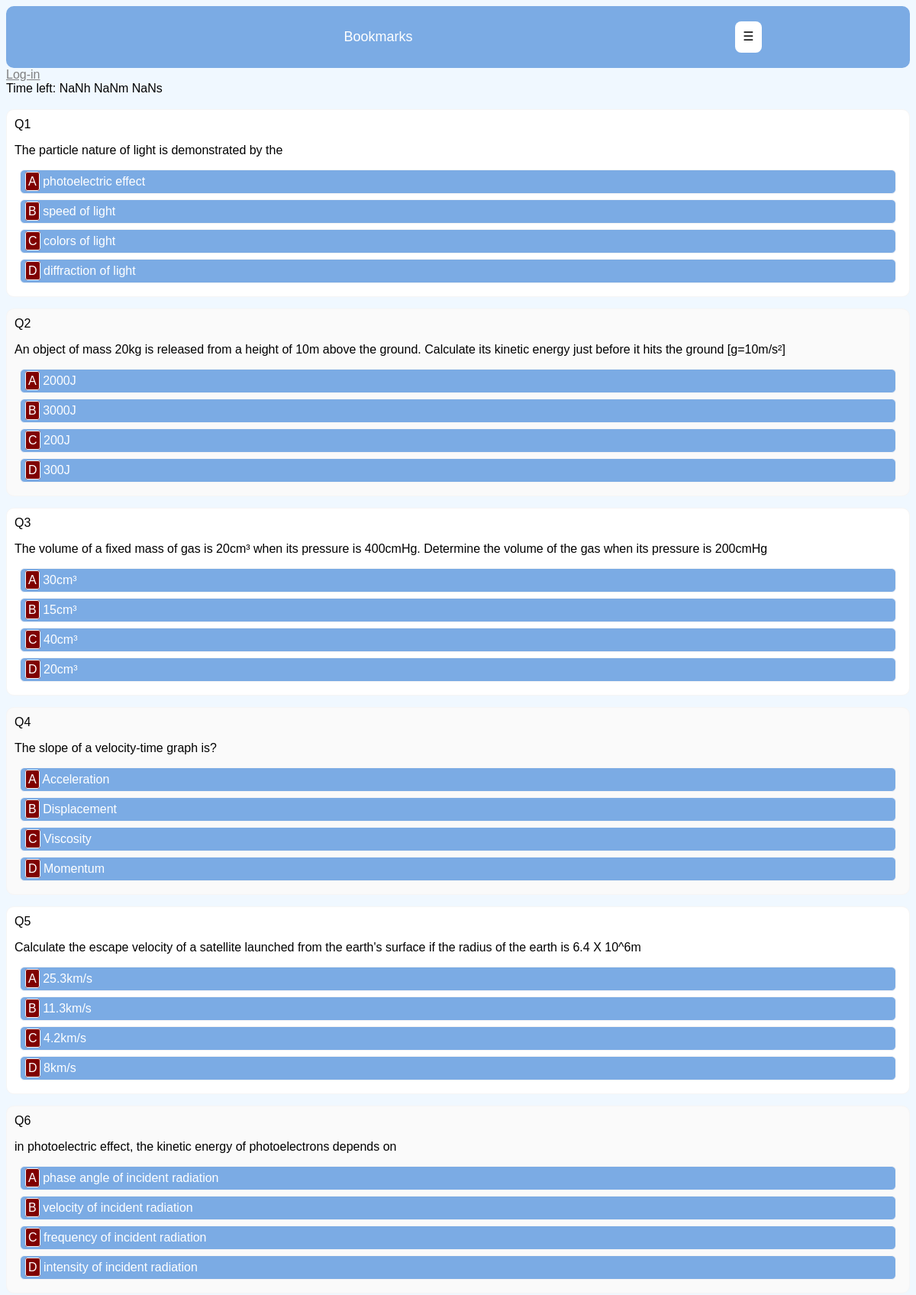
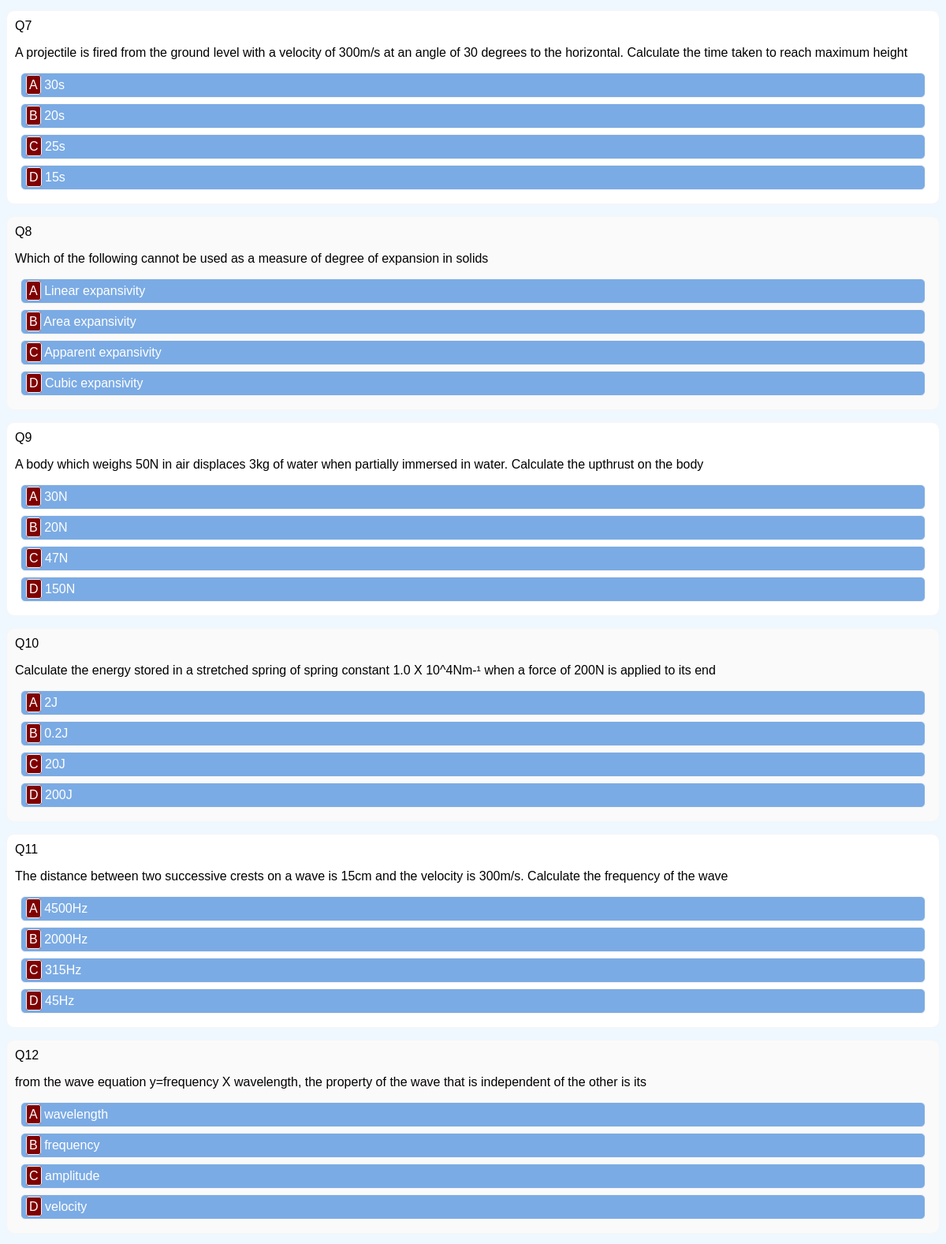
The page /account/quiz/Physics/ (upper part) on the database its author committed (2 pictures, top to bottom).
### account/models.py (models this page shows, shortened)
class Question(models.Model):
	course = models.ForeignKey(Subject, on_delete=models.CASCADE, related_name='questions')
	question = models.CharField(max_length=300)
	optionA = models.CharField(max_length=250)
	optionB = models.CharField(max_length=250)
	optionC = models.CharField(max_length=250)
	optionD = models.CharField(max_length=250)
	options = [('A', 'A'), ('B', 'B'), ('C', 'C'), ('D', 'D')]
	answer = models.CharField(max_length=250, choices=options)

### account/views.py (the view)
# urls.py: path('quiz/<slug:subject>/', views.quiz, name='quiz'),
def quiz(request, subject):
	quiz_questions = Question.objects.filter(course__subject_name=subject).all().order_by('?')[:30]
	total = Question.objects.filter(course__subject_name=subject).all().count()
	subject = subject
	if total <= 30:
		total = total
	else:
		total = 30
	return render(request, 'quiz/quiz.html',{'subject': subject, 'section': 'quiz',
								'total': total, 'quiz_questions': quiz_questions})

### account/templates/quiz/quiz.html (shortened to what this page needs)
{% extends 'account/base.html' %}
{% block content %}
	<div id='time'></div>
	<div id='questiondiv'>
		<br/>
		{% for question in quiz_questions %}
			<div class='questiondata' data-question='{{ forloop.counter }}'
			data-answer='{{ question.answer }}'>
				<span>Q{{ forloop.counter }}</span><br/>
				<p>{{ question.question }}</p>
				<div id='options'>
					<section data-choice='A' data-at='{{ forloop.counter }}' class='answerChoice'>
						<span class='wrapped'>A</span>
						<span>{{ question.optionA }}
					</section>
					<section data-choice='B' data-at='{{ forloop.counter }}' class='answerChoice'>
						<span class='wrapped'>B</span>
						<span>{{ question.optionB }}
					</section>
					<section data-choice='C' data-at='{{ forloop.counter }}' class='answerChoice'>
						<span class='wrapped'>C</span>
						<span>{{ question.optionC }}
					</section>
					<section data-choice='D' data-at='{{ forloop.counter }}' class='answerChoice'>
						<span class='wrapped'>D</span>
						<span>{{ question.optionD }}
					</section>
				</div>
			</div>
		{% endfor %}
	</div>
{% endblock %}

### account/templates/account/base.html (shortened to what this page needs)
{% load static %}
<!DOCTYPE html>
<html>
  <head>
  </head>
  <body>
     <div id="header">
     	<nav>
     		<section class="logo">Bookmarks</section>
     		<span class='burger'>&#x2630;</span>
     	</nav>
     </div>
     <span class="user">
     		{% if request.user.is_authenticated %}
     			 Hello {{ request.user.username }},
     			 <a href="{% url 'logout' %}" style='color: grey;'>
     		 		Logout
     		 	</a>
     		{% else %}
     			<a href="{% url 'login' %}" style='color: grey;'>Log-in</a>
     		{% endif %}
     	</span>
     	{% block content %}
     	{% endblock %}
  </body>
</html>

### account/templates/account/base.html (style rules this page uses)
#header { background-color: rgb(123,171,228); border-radius: 10px; text-align: center; padding: 20px; }
#header .logo { color: white; font-size: large; }
body { font-family: Sans-Serif, Arial; }
nav { display: flex; flex-wrap: wrap; }
.logo { width: 80%; padding: 10px; }
a { color: navy; }
nav .burger { padding: 10px; background-color: white; border-radius: 8px; }

### account/templates/quiz/quiz.html (style rules this page uses)
.questiondata { border-radius: 10px; border: 1px solid #f6f5f5; padding: 10px; background: white; margin-bottom: 15px; }
.wrapped { border: 1px solid #f6f5f5; padding: 3px; border-radius: 3px; background-color: maroon; }
.answerChoice { border: 1px solid #f6f5f5; padding: 6px; border-radius: 6px; margin: 7px; background-color: rgb(123,171,228); color: white; }
.questiondata:nth-child(even) { background: #fafafa; }
body { background: #f0f8ff; }

### rows shown on the page
Question: question "The particle nature of light is demonstrated by the", optionA "photoelectric effect", optionB "speed of light", optionC "colors of light", optionD "diffraction of light"
Question: question "An object of mass 20kg is released from a height of 10m above the ground. Calculate its kinetic energy just before it hits the ground [g=10m/s²]", optionA "2000J", optionB "3000J", optionC "200J", optionD "300J"
Question: question "The volume of a fixed mass of gas is 20cm³ when its pressure is 400cmHg. Determine the volume of the gas when its pressure is 200cmHg", optionA "30cm³", optionB "15cm³", optionC "40cm³", optionD "20cm³"
Question: question "The slope of a velocity-time graph is?", optionA "Acceleration", optionB "Displacement", optionC "Viscosity", optionD "Momentum"
Question: question "Calculate the escape velocity of a satellite launched from the earth's surface if the radius of the earth is 6.4 X 10^6m", optionA "25.3km/s", optionB "11.3km/s", optionC "4.2km/s", optionD "8km/s"
Question: question "in photoelectric effect, the kinetic energy of photoelectrons depends on", optionA "phase angle of incident radiation", optionB "velocity of incident radiation", optionC "frequency of incident radiation", optionD "intensity of incident radiation"
Question: question "A projectile is fired from the ground level with a velocity of 300m/s at an angle of 30 degrees to the horizontal. Calculate the time taken to reach maximum height", optionA "30s", optionB "20s", optionC "25s", optionD "15s"
Question: question "Which of the following cannot be used as a measure of degree of expansion in solids", optionA "Linear expansivity", optionB "Area expansivity", optionC "Apparent expansivity", optionD "Cubic expansivity"
Question: question "A body which weighs 50N in air displaces 3kg of water when partially immersed in water. Calculate the upthrust on the body", optionA "30N", optionB "20N", optionC "47N", optionD "150N"
Question: question "Calculate the energy stored in a stretched spring of spring constant 1.0 X 10^4Nm-¹ when a force of 200N is applied to its end", optionA "2J", optionB "0.2J", optionC "20J", optionD "200J"
Question: question "The distance between two successive crests on a wave is 15cm and the velocity is 300m/s. Calculate the frequency of the wave", optionA "4500Hz", optionB "2000Hz", optionC "315Hz", optionD "45Hz"
Question: question "from the wave equation y=frequency X wavelength, the property of the wave that is independent of the other is its", optionA "wavelength", optionB "frequency", optionC "amplitude", optionD "velocity"
